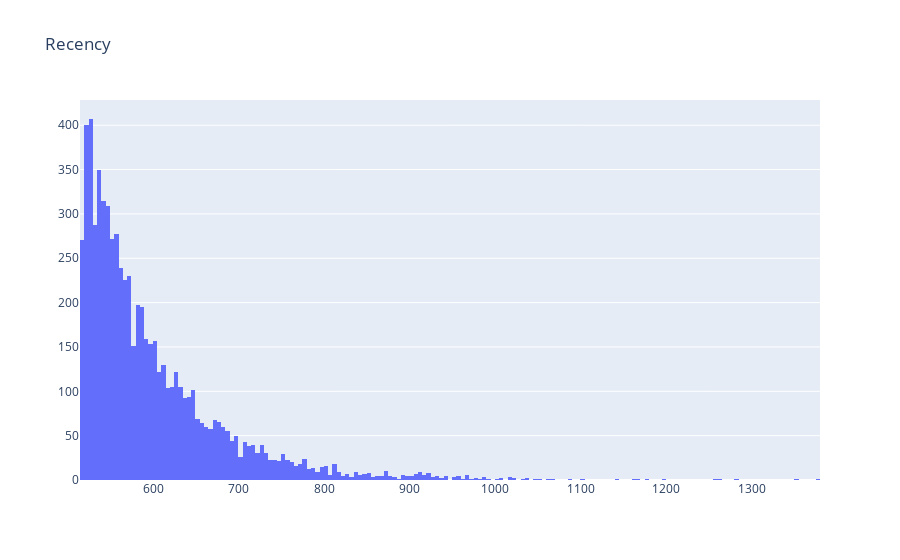

Notebook code for this chart:
### Code cell
#plot a recency histogram
plot_data = [go.Histogram(x=lastpurchase_day['recency'])]
plot_layout = go.Layout(title='Recency')
fig = go.Figure(data=plot_data, layout=plot_layout)

pyoff.iplot(fig)

### Figure 1 — Plotly figure (JSON) as saved in the notebook; plotly's stock layout.template omitted (floating-point values rounded to 4 significant figures; data arrays with more than 128 entries replaced by an {"elided": "..."} marker saying what was removed)
{"data": [{"type": "histogram", "x": {"elided": "6889 int values"}}], "layout": {"title": {"text": "Recency"}}}
